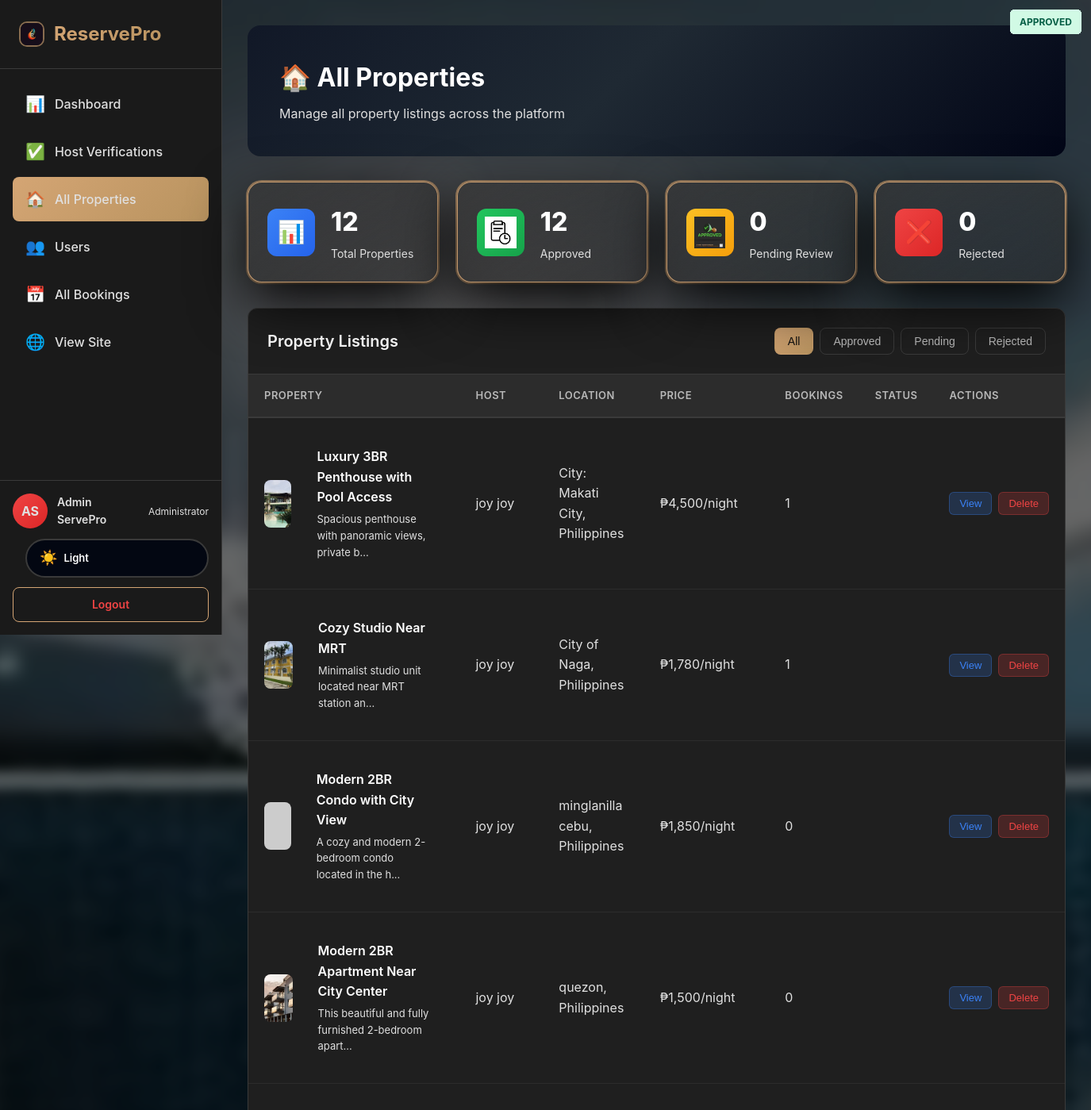
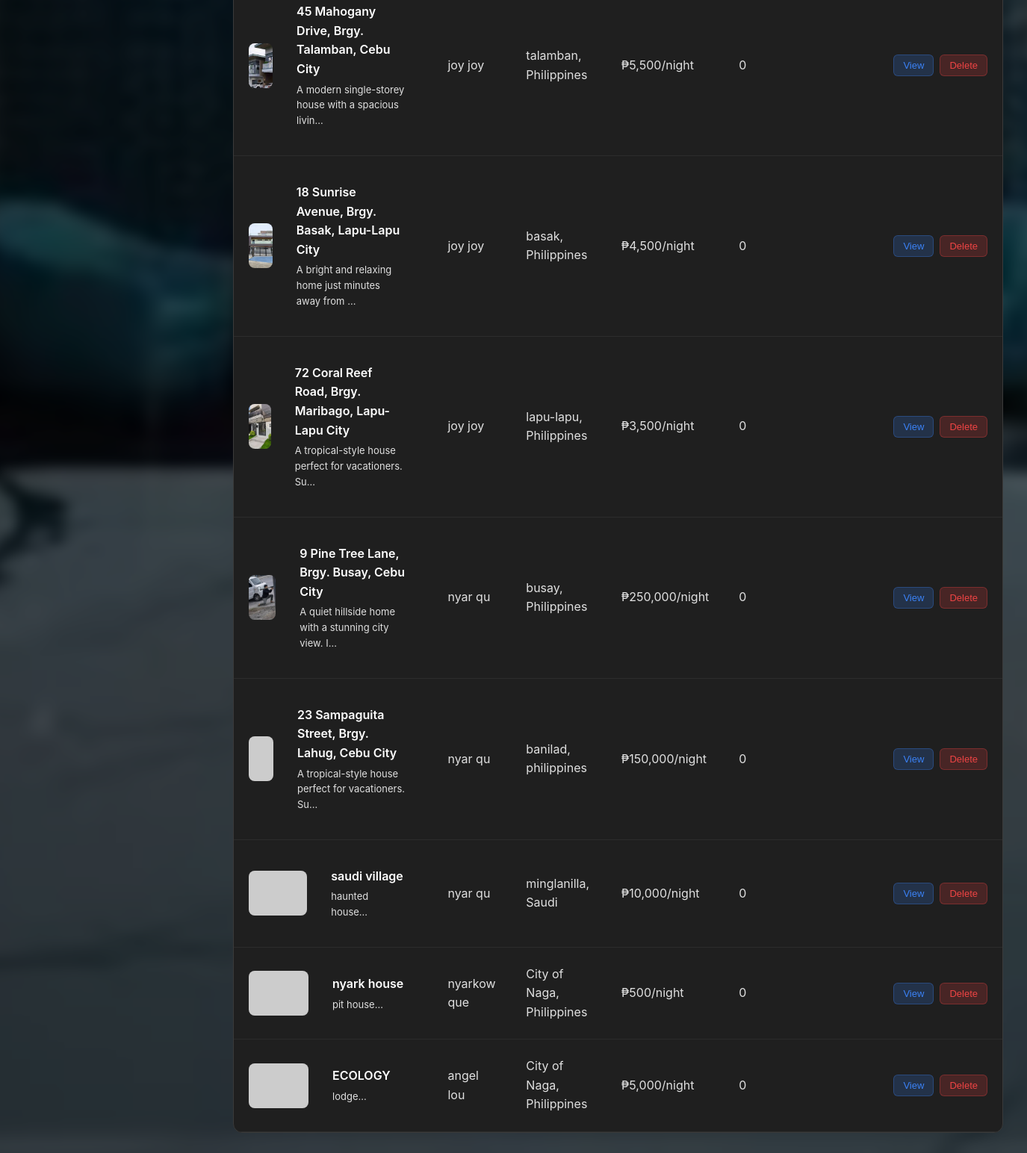
Screenshot of /admin/properties.php (signed in) with the database file from the repository (2 pictures, top to bottom).
### tables this page shows
CREATE TABLE `users` (
  `id` int(11) NOT NULL,
  `first_name` varchar(50) NOT NULL,
  `last_name` varchar(50) NOT NULL,
  `date_of_birth` date DEFAULT NULL,
  `email` varchar(100) NOT NULL,
  `password` varchar(255) NOT NULL,
  `created_at` timestamp NOT NULL DEFAULT current_timestamp(),
  `role` enum('guest','host','admin') DEFAULT 'guest',
  `email_verified` tinyint(1) NOT NULL DEFAULT 0,
  `verification_token` varchar(100) DEFAULT NULL,
  `host_verified` tinyint(1) NOT NULL DEFAULT 0,
  `host_verification_status` enum('none','under review','approved','rejected') NOT NULL DEFAULT 'none'
);

CREATE TABLE `properties` (
  `id` int(11) NOT NULL,
  `host_id` int(11) NOT NULL,
  `title` varchar(255) NOT NULL,
  `description` text NOT NULL,
  `property_type` enum('house','apartment','condo','villa','hotel') NOT NULL,
  `address` text NOT NULL,
  `city` varchar(100) NOT NULL,
  `country` varchar(100) NOT NULL,
  `price_per_night` decimal(10,2) NOT NULL,
  `max_guests` int(11) NOT NULL,
  `bedrooms` int(11) NOT NULL,
  `bathrooms` int(11) NOT NULL,
  `latitude` decimal(10,8) DEFAULT NULL,
  `longitude` decimal(11,8) DEFAULT NULL,
  `auto_accept_bookings` tinyint(1) NOT NULL DEFAULT 0,
  `average_rating` decimal(3,2) DEFAULT NULL,
  `review_count` int(11) NOT NULL DEFAULT 0,
  `status` enum('pending','approved','rejected','suspended','out_of_order') DEFAULT 'pending',
  `admin_notes` text DEFAULT NULL,
  `created_at` timestamp NOT NULL DEFAULT current_timestamp(),
  `updated_at` timestamp NOT NULL DEFAULT current_timestamp() ON UPDATE current_timestamp()
);

### config/session.php (called while the page is built, shortened)
<?php
function getCurrentUser() {
    $conn = getDBConnection();
    $user_id = $_SESSION['user_id'];
    $stmt = $conn->prepare("SELECT id, first_name, last_name, email, role, IFNULL(host_verified, 0) AS host_verified FROM users WHERE id = ?");
    $stmt->bind_param("i", $user_id);
    $stmt->execute();
    $result = $stmt->get_result();
    $user = $result->fetch_assoc();
    return $user;
}
?>

### admin/properties.php (the view, shortened to what this page needs)
<?php
require_once __DIR__ . '/../config/session.php';
$user = getCurrentUser();
$conn = getDBConnection();
$query = "
    SELECT
        p.*,
        u.first_name,
        u.last_name,
        u.email,
        COALESCE(
            (SELECT photo_url FROM property_photos WHERE property_id = p.id AND is_primary = 1 LIMIT 1),
            (SELECT photo_url FROM property_photos WHERE property_id = p.id LIMIT 1)
        ) as primary_photo,
        (SELECT COUNT(*) FROM bookings WHERE property_id = p.id) as total_bookings
    FROM properties p
    JOIN users u ON p.host_id = u.id
    ORDER BY p.created_at DESC
    LIMIT 500
";
$result = $conn->query($query);
$properties = $result->fetch_all(MYSQLI_ASSOC);
$stats = [
    'total' => count($properties),
    'approved' => 0,
    'pending' => 0,
    'rejected' => 0
];
foreach ($properties as $property) {
    $stats[$property['status']]++;
}
?>
<!DOCTYPE html>
<html lang="en">
<head>
    <link rel="stylesheet" href="../assets/css/style.css?v=10.0">
    <link rel="stylesheet" href="../assets/css/host-dashboard.css?v=10.0">
    <link rel="stylesheet" href="../assets/css/admin.css?v=10.0">
    <link rel="stylesheet" href="../assets/css/theme-toggle.css?v=10.0">
</head>
<body class="dashboard-page">
    <div class="host-layout">
        <aside class="host-sidebar">
            <div class="sidebar-header">
                <a href="../home.php" class="sidebar-brand">
                    <?php require __DIR__ . '/../includes/brand-icon-svg.php'; ?>
                    <span>ReservePro</span>
                </a>
            </div>
            <nav class="sidebar-nav">
                <a href="dashboard.php" class="nav-item">
                    <span class="nav-icon">📊</span>
                    <span>Dashboard</span>
                </a>
                <a href="host-verifications.php" class="nav-item">
                    <span class="nav-icon">✅</span>
                    <span>Host Verifications</span>
                </a>
                <a href="properties.php" class="nav-item active">
                    <span class="nav-icon">🏠</span>
                    <span>All Properties</span>
                </a>
                <a href="users.php" class="nav-item">
                    <span class="nav-icon">👥</span>
                    <span>Users</span>
                </a>
                <a href="bookings.php" class="nav-item">
                    <span class="nav-icon">📅</span>
                    <span>All Bookings</span>
                </a>
                <a href="../home.php" class="nav-item">
                    <span class="nav-icon">🌐</span>
                    <span>View Site</span>
                </a>
            </nav>
            <div class="sidebar-footer">
                <div class="user-profile">
                    <div class="user-avatar" style="background: linear-gradient(135deg, #EF4444, #DC2626);">
                        <?php echo strtoupper(substr($user['first_name'], 0, 1) . substr($user['last_name'], 0, 1)); ?>
                    </div>
                    <div class="user-info">
                        <div class="user-name"><?php echo htmlspecialchars($user['first_name'] . ' ' . $user['last_name']); ?></div>
                        <div class="user-role">Administrator</div>
                    </div>
                </div>
                <div class="theme-toggle" style="margin-bottom: 12px;">
                    <span class="theme-toggle-icon">☀️</span>
                    <span class="theme-toggle-text">Light</span>
                </div>
                <a href="../logout.php" class="btn-logout">Logout</a>
            </div>
        </aside>
        <main class="host-main">
            <div class="properties-header">
                <h1>🏠 All Properties</h1>
                <p>Manage all property listings across the platform</p>
            </div>
            <div class="properties-stats">
                <div class="stat-card">
                    <div class="stat-icon" style="background: linear-gradient(135deg, #3B82F6, #2563EB);">📊</div>
                    <div class="stat-content">
                        <h3><?php echo $stats['total']; ?></h3>
                        <p>Total Properties</p>
                    </div>
                </div>
                <div class="stat-card">
                    <div class="stat-icon stat-icon-img-wrap" style="background: linear-gradient(135deg, #22C55E, #16A34A);">
                        <img src="../background%20image/p.webp" alt="Approved" class="stat-icon-img">
                    </div>
                    <div class="stat-content">
                        <h3><?php echo $stats['approved']; ?></h3>
                        <p>Approved</p>
                    </div>
                </div>
                <div class="stat-card">
                    <div class="stat-icon stat-icon-img-wrap" style="background: linear-gradient(135deg, #FBBF24, #F59E0B);">
                        <img src="../background%20image/o.webp" alt="Pending Review" class="stat-icon-img">
                    </div>
                    <div class="stat-content">
                        <h3><?php echo $stats['pending']; ?></h3>
                        <p>Pending Review</p>
                    </div>
                </div>
                <div class="stat-card">
                    <div class="stat-icon" style="background: linear-gradient(135deg, #EF4444, #DC2626);">❌</div>
                    <div class="stat-content">
                        <h3><?php echo $stats['rejected']; ?></h3>
                        <p>Rejected</p>
                    </div>
                </div>
            </div>
            <div class="properties-table-container">
                <div class="table-header">
                    <h2>Property Listings</h2>
                    <div class="filter-tabs">
                        <button class="filter-tab active" onclick="filterProperties('all')">All</button>
                        <button class="filter-tab" onclick="filterProperties('approved')">Approved</button>
                        <button class="filter-tab" onclick="filterProperties('pending')">Pending</button>
                        <button class="filter-tab" onclick="filterProperties('rejected')">Rejected</button>
                    </div>
                </div>
                <?php if (empty($properties)): ?>
                    <div class="empty-state">
                        <h3>📭 No Properties Found</h3>
                        <p>There are no properties in the system yet.</p>
                    </div>
                <?php else: ?>
                    <table class="properties-table">
                        <thead>
                            <tr>
                                <th>Property</th>
                                <th>Host</th>
                                <th>Location</th>
                                <th>Price</th>
                                <th>Bookings</th>
                                <th>Status</th>
                                <th>Actions</th>
                            </tr>
                        </thead>
                        <tbody>
                            <?php foreach ($properties as $property): ?>
                                <tr data-status="<?php echo $property['status']; ?>">
                                    <td>
                                        <div class="property-cell">
                                            <?php
                                        $raw = $property['primary_photo'] ?? '';
                                        $img_src = '';
                                        if (!empty($raw) && strpos($raw, 'http') === 0) {
                                            $img_src = htmlspecialchars($raw);
                                        } elseif (!empty($raw)) {
                                            $img_src = htmlspecialchars('../' . ltrim($raw, '/'));
                                        } else {
                                            $img_src = 'https://via.placeholder.com/80x60?text=No+Image';
                                        }
                                    ?>
                                            <img src="<?php echo $img_src; ?>"
                                                 alt="Property" class="property-image" loading="lazy" decoding="async" onerror="this.src='https://via.placeholder.com/80x60?text=No+Image'">
                                            <div class="property-info">
                                                <h3><?php echo htmlspecialchars($property['title']); ?></h3>
                                                <p><?php echo htmlspecialchars(substr($property['description'], 0, 50)) . '...'; ?></p>
                                            </div>
                                        </div>
                                    </td>
                                    <td><?php echo htmlspecialchars($property['first_name'] . ' ' . $property['last_name']); ?></td>
                                    <td><?php echo htmlspecialchars($property['city'] . ', ' . $property['country']); ?></td>
                                    <td class="amount">₱<?php echo number_format($property['price_per_night'], 0); ?>/night</td>
                                    <td><?php echo $property['total_bookings']; ?></td>
                                    <td>
                                        <span class="status-badge status-<?php echo $property['status']; ?>">
                                            <?php echo ucfirst($property['status']); ?>
                                        </span>
                                    </td>
                                    <td>
                                        <div class="action-buttons">
                                            <button class="btn-action btn-view" onclick="viewProperty(<?php echo $property['id']; ?>)">View</button>
                                            <button class="btn-action btn-delete" onclick="deleteProperty(<?php echo $property['id']; ?>)">Delete</button>
                                        </div>
                                    </td>
                                </tr>
                            <?php endforeach; ?>
                        </tbody>
                    </table>
                <?php endif; ?>
            </div>
        </main>
    </div>
</body>
</html>

### assets/css/style.css (style rules this page uses)
* { margin: 0; padding: 0; box-sizing: border-box; }
:root { --primary-color: #D4A574; --primary-dark: #B8935F; --primary-light: #E6C89C; --secondary-color: #1A1A1A; --accent-color: #D4A574; --text-dark: #FFFFFF; --text-gray: #B8B8B8; --bg-light: #1F1F1F; --border-color: #3A3A3A; --bg-primary: #020617; --bg-secondary: #030712; --bg-tertiary: #111827; --wood-dark: #111827; --wood-medium: #1F2933; --wood-light: #4B5563; }
body { font-family: -apple-system, BlinkMacSystemFont, 'Segoe UI', 'Inter', Roboto, 'Helvetica Neue', Arial, sans-serif; background: var(--bg-primary); color: #FFFFFF !important; line-height: 1.6; min-height: 100vh; }
.auth-page, .dashboard-page { position: relative; background: transparent; }
.auth-page::before, .dashboard-page::before { content: ''; position: fixed; top: 0; left: 0; width: 100%; height: 100%; background: url('../../background%20image/this.webp') center center / cover no-repeat; filter: blur(6px); transform: scale(1.04); z-index: -2; }
.auth-page::after, .dashboard-page::after { content: ''; position: fixed; top: 0; left: 0; width: 100%; height: 100%; background: rgba(0, 0, 0, 0.6); z-index: -1; }
h1, h2, h3, h4, h5, h6 { color: #FFFFFF !important; }
p, span, div { color: #E0E0E0 !important; }
.user-info { display: flex; align-items: center; gap: 16px; }
.user-avatar { width: 48px; height: 48px; border-radius: 50%; background: linear-gradient(135deg, var(--primary-color), var(--primary-dark)); display: flex; align-items: center; justify-content: center; color: white; font-size: 20px; font-weight: 600; }
.btn-logout { background: transparent; color: var(--primary-color); border: 2px solid var(--primary-color); border-radius: 8px; padding: 10px 20px; font-size: 14px; font-weight: 600; cursor: pointer; text-decoration: none; transition: all 0.2s ease; }

### assets/css/admin.css (style rules this page uses)
.btn-view { padding: 10px 24px; background: transparent; color: #D4A574; border: 2px solid #D4A574; border-radius: 8px; font-weight: 600; font-size: 14px; text-decoration: none; display: inline-flex; align-items: center; transition: all 0.2s ease; }

### assets/css/theme-toggle.css (style rules this page uses)
.theme-toggle { display: flex; align-items: center; gap: 8px; padding: 8px 16px; background: var(--bg-secondary); border: 2px solid var(--border-color); border-radius: 50px; cursor: pointer; transition: all 0.3s ease; margin-left: 16px; }
.theme-toggle-icon { font-size: 18px; transition: transform 0.3s ease; }
.theme-toggle-text { font-size: 13px; font-weight: 600; color: var(--text-dark) !important; user-select: none; }
body.auth-page, body.auth-page.light-mode, body.dashboard-page, body.dashboard-page.light-mode { background: transparent !important; }
.dashboard-page .host-main, .dashboard-page .main-content { background: transparent !important; }
body, .navbar, .service-card, .experience-card, .feature-card, .info-card, .faq-item, .contact-form-wrapper, .filters-sidebar, .search-box, input, select, textarea, .hero, .about-hero, .contact-hero, .experiences-hero { transition: background 0.3s ease, color 0.3s ease, border-color 0.3s ease, box-shadow 0.3s ease !important; }

### rows the page displays
users: first_name+last_name "AS", first_name+last_name "Admin ServePro"
properties: id "12", shows a picture, title "Cozy Studio Near MRT", description "Minimalist studio unit located near MRT station an", host.last_name "joy joy", city+country "City of Naga, Philippines", price_per_night "1,780", total_bookings "1"
properties: shows a picture, title "Luxury 3BR Penthouse with Pool Access", description "Spacious penthouse with panoramic views, private b", host.last_name "joy joy", city+country "City: Makati City, Philippines", price_per_night "4,500", total_bookings "1"
properties: title "Modern 2BR Condo with City View", description "A cozy and modern 2-bedroom condo located in the h", host.last_name "joy joy", city+country "minglanilla cebu, Philippines", price_per_night "1,850", total_bookings "0"
properties: shows a picture, title "Modern 2BR Apartment Near City Center", description "This beautiful and fully furnished 2-bedroom apart", host.last_name "joy joy", city+country "quezon, Philippines", price_per_night "1,500", total_bookings "0"
properties: shows a picture, title "45 Mahogany Drive, Brgy. Talamban, Cebu City", description "A modern single-storey house with a spacious livin", host.last_name "joy joy", city+country "talamban, Philippines", price_per_night "5,500", total_bookings "0"
properties: shows a picture, title "18 Sunrise Avenue, Brgy. Basak, Lapu-Lapu City", description "A bright and relaxing home just minutes away from", host.last_name "joy joy", city+country "basak, Philippines", price_per_night "4,500", total_bookings "0"
properties: shows a picture, title "72 Coral Reef Road, Brgy. Maribago, Lapu-Lapu City", description "A tropical-style house perfect for vacationers. Su", host.last_name "joy joy", city+country "lapu-lapu, Philippines", price_per_night "3,500", total_bookings "0"
properties: shows a picture, title "9 Pine Tree Lane, Brgy. Busay, Cebu City", description "A quiet hillside home with a stunning city view. I", host.last_name "nyar qu", city+country "busay, Philippines", price_per_night "250,000", total_bookings "0"
properties: title "23 Sampaguita Street, Brgy. Lahug, Cebu City", description "A tropical-style house perfect for vacationers. Su", host.last_name "nyar qu", city+country "banilad, philippines", price_per_night "150,000", total_bookings "0"
properties: title "saudi village", description "haunted house", host.last_name "nyar qu", city+country "minglanilla, Saudi", price_per_night "10,000", total_bookings "0"
properties: title "nyark house", description "pit house", host.last_name "nyarkow que", city+country "City of Naga, Philippines", price_per_night "500", total_bookings "0"
properties: title "ECOLOGY", description "lodge", host.last_name "angel lou", city+country "City of Naga, Philippines", price_per_night "5,000", total_bookings "0", status "APPROVED"

### other values shown
$stats['pending'] "0"
$stats['rejected'] "0"
